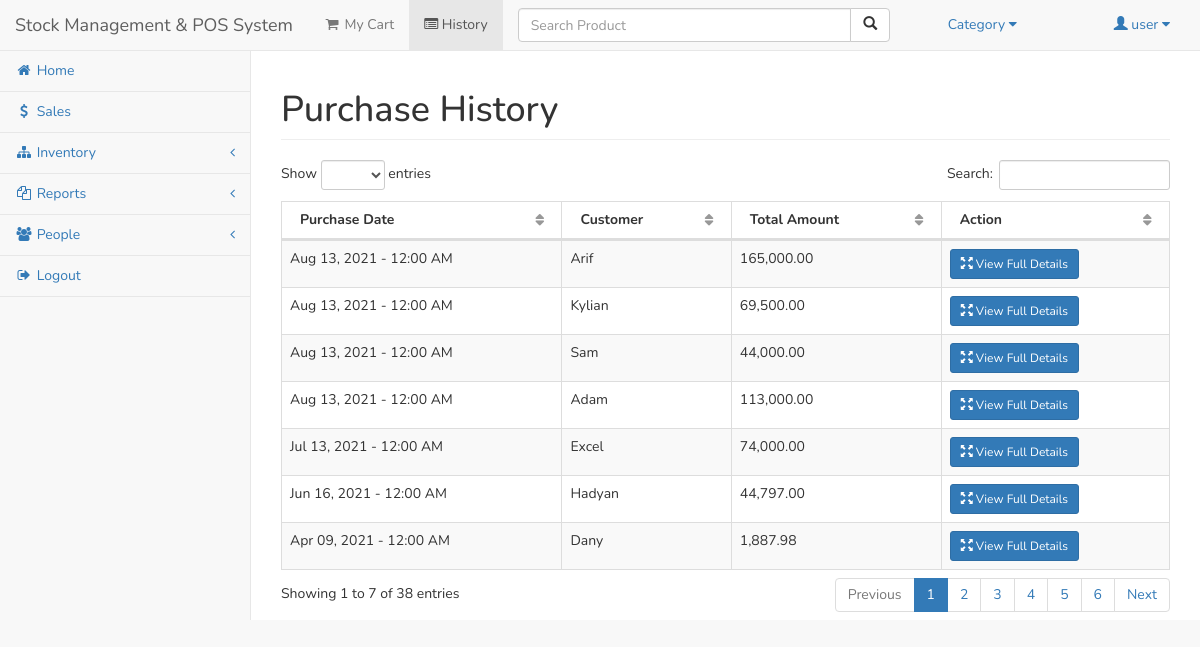
The app's page /admin/history.php (signed in) with its own data.
### tables this page shows
CREATE TABLE `user` (
  `userid` int(11) NOT NULL,
  `username` varchar(30) NOT NULL,
  `password` varchar(50) NOT NULL,
  `access` int(1) NOT NULL
);

CREATE TABLE `sales` (
  `salesid` int(11) NOT NULL,
  `userid` int(11) NOT NULL,
  `sales_total` double NOT NULL,
  `sales_date` date NOT NULL,
  `customer_name` varchar(250) NOT NULL
);

### admin/session.php (called while the page is built, shortened)
<?php
	include('../conn.php');
	$sq=mysqli_query($conn,"select * from `user` where userid='".$_SESSION['id']."'");
	$srow=mysqli_fetch_array($sq);
	$user=$srow['username'];
?>

### admin/history.php (the view, shortened to what this page needs)
<?php include('session.php'); ?>
<?php include('header.php'); ?>
<body>
<?php include('salesnavbar.php'); ?>
<div id="wrapper">
	<div id="page-wrapper">
		<div id="container-fluid">
			<div style="height: 50px;"></div>
			<div class="row">
		        <div class="col-lg-12">
		            <h1 class="page-header">Purchase History</h1>
		        </div>
		    </div>
			<div class="row">
		    <div class="col-lg-12">
				<table width="100%" class="table table-striped table-bordered table-hover" id="historyTable">
					<thead>
						<tr>
							<th>Purchase Date</th>
							<th>Customer</th>
							<th>Total Amount</th>
							<th>Action</th>
						</tr>
					</thead>
					<tbody>
						<?php
							$h=mysqli_query($conn,"select * from sales where userid='".$_SESSION['id']."' order by sales_date desc");
							while($hrow=mysqli_fetch_array($h)){
								?>
									<tr>
										<td><?php echo date("M d, Y - h:i A", strtotime($hrow['sales_date']));?></td>
										<td><?php echo $hrow['customer_name']; ?></td>
										<td><?php echo number_format($hrow['sales_total'],2); ?></td>
										<td>
											<a href="#detail<?php echo $hrow['salesid']; ?>" data-toggle="modal" class="btn btn-primary btn-sm"><span class="glyphicon glyphicon-fullscreen"></span> View Full Details</a>
										</td>
									</tr>
								<?php
							}
						?>
					</tbody>
		        </table>
		            </div>
		        </div>
		</div>
	</div>
</div>
</body>
</html>

### admin/salesnavbar.php (shortened to what this page needs)
  <nav class="navbar navbar-default navbar-fixed-top" role="navigation" style="margin-bottom: 0">
      <div class="navbar-header">
	<a class="navbar-brand" href="index.php">Stock Management & POS System</a>
      </div>
      <ul class=" nav navbar-nav">
	<li id="cartme" style="cursor:pointer">
             <a id="cart_control"><i class="fa fa-shopping-cart fa-fw"></i> My Cart</a>
          </li>
	<li id="history"><a href="history.php"><span class="fa fa-list-alt"></span> History</a></li>
	<li>
		<form class="navbar-form" role="search" method="POST" action="search_result2.php">
		<div class="input-group" id="searchbox" style="width:400px;">
			<input type="text" class="form-control" placeholder="Search Product" name="search" id="search">
			<div class="input-group-btn">
			<button class="btn btn-default" type="submit"><i class="glyphicon glyphicon-search"></i></button>
			</div>
		</div>
		</form>
	</li>
</ul>
      <ul class="nav navbar-top-links navbar-header">
          <li class="dropdown">
              <a class="dropdown-toggle" data-toggle="dropdown" href="#"> Category <i class="fa fa-caret-down"></i>
              </a>
          </li>
      </ul>
      <ul class="nav navbar-top-links navbar-right">
          <li class="dropdown">
              <a class="dropdown-toggle" data-toggle="dropdown" href="#">
			<span class="glyphicon glyphicon-user"></span> <?php echo $user; ?> <i class="fa fa-caret-down"></i>
              </a>
          </li>
      </ul>
      <div class="navbar-default sidebar" role="navigation">
          <div class="sidebar-nav navbar-collapse">
              <ul class="nav" id="side-menu">
                  <li>
                      <a href="index.php"><i class="fa fa-home fa-fw"></i> Home </a>
                  </li>
                  <li>
                      <a href="sales_trans.php"><i class="fa fa-usd fa-fw"></i> Sales </a>
                  </li>
                  <li>
                      <a href="#"><i class="fa fa-sitemap fa-fw"></i> Inventory <span class="fa arrow"></span></a>
                  </li>
			<li>
                      <a href="#"><i class="fa fa-copy fa-fw"></i> Reports<span class="fa arrow"></span></a>
                  </li>
                  <li>
                      <a href="#"><i class="fa fa-users fa-fw"></i> People <span class="fa arrow"></span></a>
                  </li>
			<li><a href="#logout" data-toggle="modal"><i class="fa fa-sign-out fa-fw"></i> Logout</a></li>
              </ul>
          </div>
      </div>
  </nav>

### admin/header.php (style rules this page uses)
* { font-family: 'Nunito', sans-serif; }

### records on screen
user: username "user"
sales: sales_date "Aug 13, 2021 - 12:00 AM", customer_name "Arif", sales_total "165,000.00"
sales: sales_date "Aug 13, 2021 - 12:00 AM", customer_name "Kylian", sales_total "69,500.00"
sales: sales_date "Aug 13, 2021 - 12:00 AM", customer_name "Sam", sales_total "44,000.00"
sales: sales_date "Aug 13, 2021 - 12:00 AM", customer_name "Adam", sales_total "113,000.00"
sales: sales_date "Jul 13, 2021 - 12:00 AM", customer_name "Excel", sales_total "74,000.00"
sales: sales_date "Jun 16, 2021 - 12:00 AM", customer_name "Hadyan", sales_total "44,797.00"
sales: sales_date "Apr 09, 2021 - 12:00 AM", customer_name "Dany", sales_total "1,887.98"
